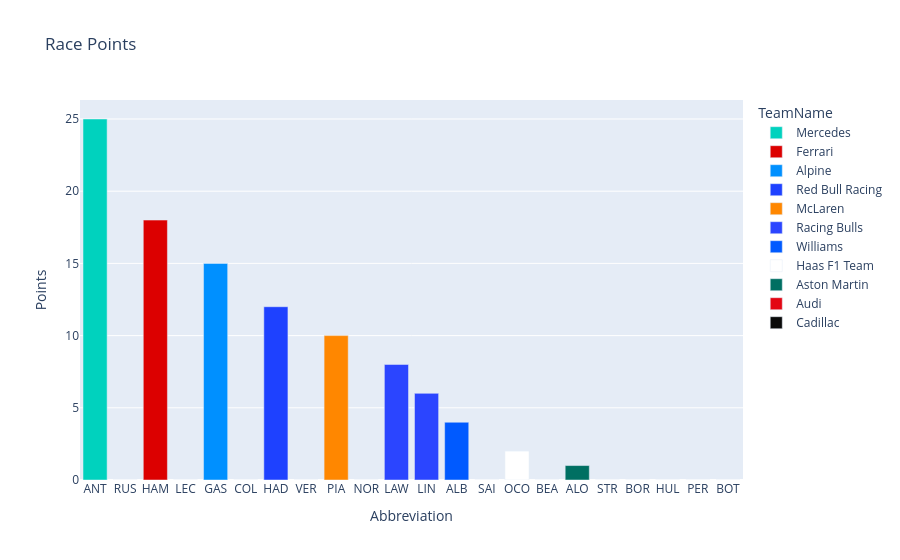

Notebook code for this chart:
### Code cell
fig = px.bar(
    race.results,
    x="Abbreviation",
    y="Points",
    color="TeamName",
    color_discrete_map=TEAM_COLORS,
    title="Race Points"
)

fig.show()

### Figure 1 — Plotly figure (JSON) as saved in the notebook; plotly's stock layout.template omitted (floating-point values rounded to 4 significant figures)
{"data": [{"hovertemplate": "TeamName=Mercedes<br>Abbreviation=%{x}<br>Points=%{y}<extra></extra>", "legendgroup": "Mercedes", "marker": {"color": "#00D2BE", "pattern": {"shape": ""}}, "name": "Mercedes", "orientation": "v", "showlegend": true, "textposition": "auto", "type": "bar", "x": ["ANT", "RUS"], "xaxis": "x", "y": [25.0, 0.0], "yaxis": "y"}, {"hovertemplate": "TeamName=Ferrari<br>Abbreviation=%{x}<br>Points=%{y}<extra></extra>", "legendgroup": "Ferrari", "marker": {"color": "#DC0000", "pattern": {"shape": ""}}, "name": "Ferrari", "orientation": "v", "showlegend": true, "textposition": "auto", "type": "bar", "x": ["HAM", "LEC"], "xaxis": "x", "y": [18.0, 0.0], "yaxis": "y"}, {"hovertemplate": "TeamName=Alpine<br>Abbreviation=%{x}<br>Points=%{y}<extra></extra>", "legendgroup": "Alpine", "marker": {"color": "#0090FF", "pattern": {"shape": ""}}, "name": "Alpine", "orientation": "v", "showlegend": true, "textposition": "auto", "type": "bar", "x": ["GAS", "COL"], "xaxis": "x", "y": [15.0, 0.0], "yaxis": "y"}, {"hovertemplate": "TeamName=Red Bull Racing<br>Abbreviation=%{x}<br>Points=%{y}<extra></extra>", "legendgroup": "Red Bull Racing", "marker": {"color": "#1E41FF", "pattern": {"shape": ""}}, "name": "Red Bull Racing", "orientation": "v", "showlegend": true, "textposition": "auto", "type": "bar", "x": ["HAD", "VER"], "xaxis": "x", "y": [12.0, 0.0], "yaxis": "y"}, {"hovertemplate": "TeamName=McLaren<br>Abbreviation=%{x}<br>Points=%{y}<extra></extra>", "legendgroup": "McLaren", "marker": {"color": "#FF8700", "pattern": {"shape": ""}}, "name": "McLaren", "orientation": "v", "showlegend": true, "textposition": "auto", "type": "bar", "x": ["PIA", "NOR"], "xaxis": "x", "y": [10.0, 0.0], "yaxis": "y"}, {"hovertemplate": "TeamName=Racing Bulls<br>Abbreviation=%{x}<br>Points=%{y}<extra></extra>", "legendgroup": "Racing Bulls", "marker": {"color": "#2B45FF", "pattern": {"shape": ""}}, "name": "Racing Bulls", "orientation": "v", "showlegend": true, "textposition": "auto", "type": "bar", "x": ["LAW", "LIN"], "xaxis": "x", "y": [8.0, 6.0], "yaxis": "y"}, {"hovertemplate": "TeamName=Williams<br>Abbreviation=%{x}<br>Points=%{y}<extra></extra>", "legendgroup": "Williams", "marker": {"color": "#005AFF", "pattern": {"shape": ""}}, "name": "Williams", "orientation": "v", "showlegend": true, "textposition": "auto", "type": "bar", "x": ["ALB", "SAI"], "xaxis": "x", "y": [4.0, 0.0], "yaxis": "y"}, {"hovertemplate": "TeamName=Haas F1 Team<br>Abbreviation=%{x}<br>Points=%{y}<extra></extra>", "legendgroup": "Haas F1 Team", "marker": {"color": "#FFFFFF", "pattern": {"shape": ""}}, "name": "Haas F1 Team", "orientation": "v", "showlegend": true, "textposition": "auto", "type": "bar", "x": ["OCO", "BEA"], "xaxis": "x", "y": [2.0, 0.0], "yaxis": "y"}, {"hovertemplate": "TeamName=Aston Martin<br>Abbreviation=%{x}<br>Points=%{y}<extra></extra>", "legendgroup": "Aston Martin", "marker": {"color": "#006F62", "pattern": {"shape": ""}}, "name": "Aston Martin", "orientation": "v", "showlegend": true, "textposition": "auto", "type": "bar", "x": ["ALO", "STR"], "xaxis": "x", "y": [1.0, 0.0], "yaxis": "y"}, {"hovertemplate": "TeamName=Audi<br>Abbreviation=%{x}<br>Points=%{y}<extra></extra>", "legendgroup": "Audi", "marker": {"color": "#E30613", "pattern": {"shape": ""}}, "name": "Audi", "orientation": "v", "showlegend": true, "textposition": "auto", "type": "bar", "x": ["BOR", "HUL"], "xaxis": "x", "y": [0.0, 0.0], "yaxis": "y"}, {"hovertemplate": "TeamName=Cadillac<br>Abbreviation=%{x}<br>Points=%{y}<extra></extra>", "legendgroup": "Cadillac", "marker": {"color": "#0A0A0A", "pattern": {"shape": ""}}, "name": "Cadillac", "orientation": "v", "showlegend": true, "textposition": "auto", "type": "bar", "x": ["PER", "BOT"], "xaxis": "x", "y": [0.0, 0.0], "yaxis": "y"}], "layout": {"barmode": "relative", "legend": {"title": {"text": "TeamName"}, "tracegroupgap": 0}, "title": {"text": "Race Points"}, "xaxis": {"anchor": "y", "domain": [0, 1], "title": {"text": "Abbreviation"}}, "yaxis": {"anchor": "x", "domain": [0, 1], "title": {"text": "Points"}}}}
